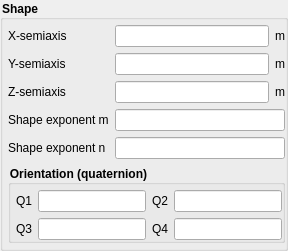
             <widget class="QGroupBox" name="groupbox_sqp_shape">
              <property name="font">
               <font>
                <weight>75</weight>
                <bold>true</bold>
               </font>
              </property>
              <property name="styleSheet">
               <string notr="true">QGroupBox{font-weight: bold;}</string>
              </property>
              <property name="title">
               <string>Shape</string>
              </property>
              <property name="flat">
               <bool>true</bool>
              </property>
              <layout class="QGridLayout" name="gridLayout_35">
               <property name="leftMargin">
                <number>5</number>
               </property>
               <property name="topMargin">
                <number>5</number>
               </property>
               <property name="rightMargin">
                <number>0</number>
               </property>
               <property name="bottomMargin">
                <number>5</number>
               </property>
               <item row="0" column="0">
                <widget class="QLabel" name="label_sqp_a">
                 <property name="text">
                  <string>X-semiaxis</string>
                 </property>
                </widget>
               </item>
               <item row="3" column="1" colspan="2">
                <widget class="LineEdit" name="lineedit_keyword_sqp_m_args_P"/>
               </item>
               <item row="2" column="0">
                <widget class="QLabel" name="label_sqp_c">
                 <property name="text">
                  <string>Z-semiaxis</string>
                 </property>
                </widget>
               </item>
               <item row="1" column="1">
                <widget class="LineEdit" name="lineedit_keyword_sqp_b_args_P"/>
               </item>
               <item row="3" column="0">
                <widget class="QLabel" name="label_sqp_m">
                 <property name="text">
                  <string>Shape exponent m</string>
                 </property>
                </widget>
               </item>
               <item row="0" column="2">
                <widget class="QLabel" name="label_sqp_a_units">
                 <property name="text">
                  <string>m</string>
                 </property>
                </widget>
               </item>
               <item row="0" column="1">
                <widget class="LineEdit" name="lineedit_keyword_sqp_a_args_P"/>
               </item>
               <item row="4" column="0">
                <widget class="QLabel" name="label_sqp_n">
                 <property name="text">
                  <string>Shape exponent n</string>
                 </property>
                </widget>
               </item>
               <item row="2" column="2">
                <widget class="QLabel" name="label_sqp_c_units">
                 <property name="text">
                  <string>m</string>
                 </property>
                </widget>
               </item>
               <item row="1" column="2">
                <widget class="QLabel" name="label_sqp_b_units">
                 <property name="text">
                  <string>m</string>
                 </property>
                </widget>
               </item>
               <item row="4" column="1" colspan="2">
                <widget class="LineEdit" name="lineedit_keyword_sqp_n_args_P"/>
               </item>
               <item row="2" column="1">
                <widget class="LineEdit" name="lineedit_keyword_sqp_c_args_P"/>
               </item>
               <item row="1" column="0">
                <widget class="QLabel" name="label_sqp_b">
                 <property name="text">
                  <string>Y-semiaxis</string>
                 </property>
                </widget>
               </item>
               <item row="5" column="0" colspan="3">
                <widget class="QGroupBox" name="groupbox_sqp_quaternion">
                 <property name="font">
                  <font>
                   <weight>75</weight>
                   <bold>true</bold>
                  </font>
                 </property>
                 <property name="styleSheet">
                  <string notr="true">QGroupBox{font-weight: bold;}</string>
                 </property>
                 <property name="title">
                  <string>Orientation (quaternion)</string>
                 </property>
                 <property name="flat">
                  <bool>true</bool>
                 </property>
                 <layout class="QGridLayout" name="gridLayout_13">
                  <property name="leftMargin">
                   <number>5</number>
                  </property>
                  <property name="topMargin">
                   <number>5</number>
                  </property>
                  <property name="rightMargin">
                   <number>0</number>
                  </property>
                  <property name="bottomMargin">
                   <number>0</number>
                  </property>
                  <item row="0" column="3">
                   <widget class="LineEdit" name="lineedit_keyword_sqp_q2_args_P"/>
                  </item>
                  <item row="0" column="1">
                   <widget class="LineEdit" name="lineedit_keyword_sqp_q1_args_P"/>
                  </item>
                  <item row="0" column="0">
                   <widget class="QLabel" name="label_sqp_q1">
                    <property name="text">
                     <string>Q1</string>
                    </property>
                   </widget>
                  </item>
                  <item row="0" column="2">
                   <widget class="QLabel" name="label_sqp_q2">
                    <property name="text">
                     <string>Q2</string>
                    </property>
                   </widget>
                  </item>
                  <item row="1" column="0">
                   <widget class="QLabel" name="label_sqp_q3">
                    <property name="text">
                     <string>Q3</string>
                    </property>
                   </widget>
                  </item>
                  <item row="1" column="2">
                   <widget class="QLabel" name="label_sqp_q4">
                    <property name="text">
                     <string>Q4</string>
                    </property>
                   </widget>
                  </item>
                  <item row="1" column="1">
                   <widget class="LineEdit" name="lineedit_keyword_sqp_q3_args_P"/>
                  </item>
                  <item row="1" column="3">
                   <widget class="LineEdit" name="lineedit_keyword_sqp_q4_args_P"/>
                  </item>
                 </layout>
                </widget>
               </item>
              </layout>
             </widget>
